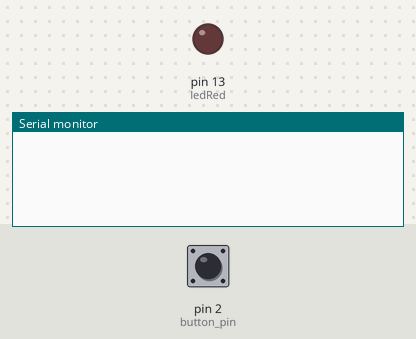
Bench run of a sketch on a simulated Arduino Uno, built with avr-gcc and run on an emulated ATmega328P. Parts: output pins drawn as LEDs (lit = HIGH), the last lines printed to the serial monitor. Inputs (shaded band) come from the test bench; at power-on: pin 2 (button_pin) HIGH.

Above: at 1.2 s.
1.3 s: pin 2 (button_pin) pulled LOW for 0.15 s
At 2.5 s:
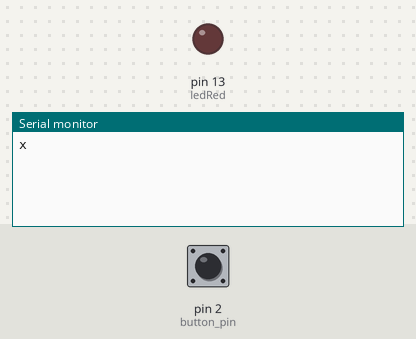
2.9 s: pin 2 (button_pin) pulsed LOW 2 times (0.12 s each, 0.3 s apart)
At 3.7 s:
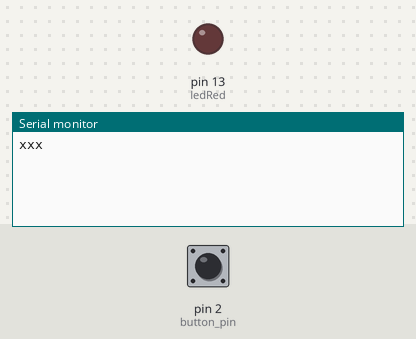

The sketch:

serial.ino
```cpp
int ledRed = 13;      // LED
int button_pin = 2;
int button_state = 0;
boolean pressed = false;

void setup(){
  // Open serial connection.
  Serial.begin(9600);
  pinMode(ledRed, OUTPUT);
  pinMode(button_pin, INPUT);
}

void loop(){
  button_state = digitalRead(button_pin);
  if (button_state == LOW) {
    if (pressed == false) {
      Serial.write("x");
      pressed = true;
      delay(50);
    }
  } else
    pressed = false;
}
```

Measured:
- after the input at 1.3 s, the serial monitor: prints a new line at once (image 1)
- after the input at 2.9 s, the serial monitor: prints a new line at once (image 2)
